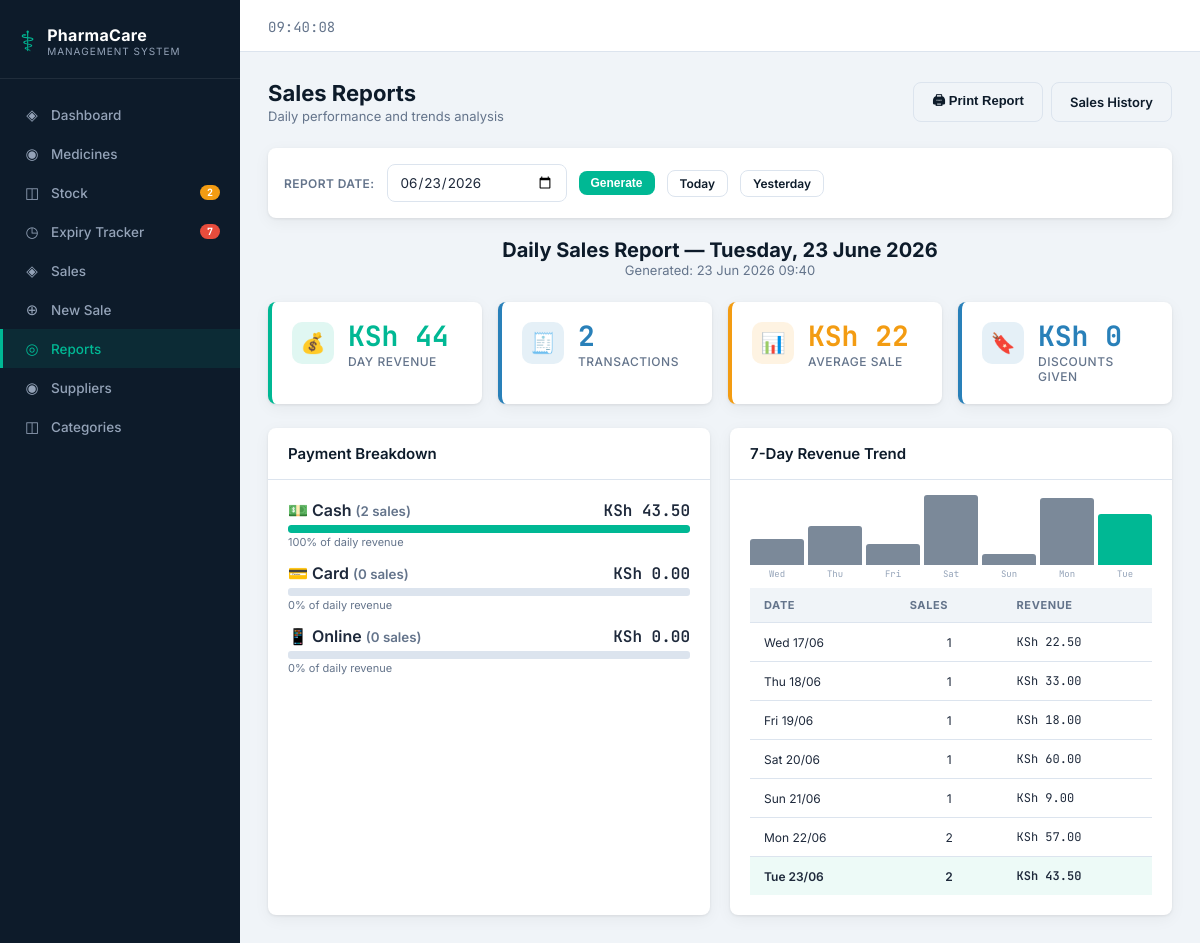
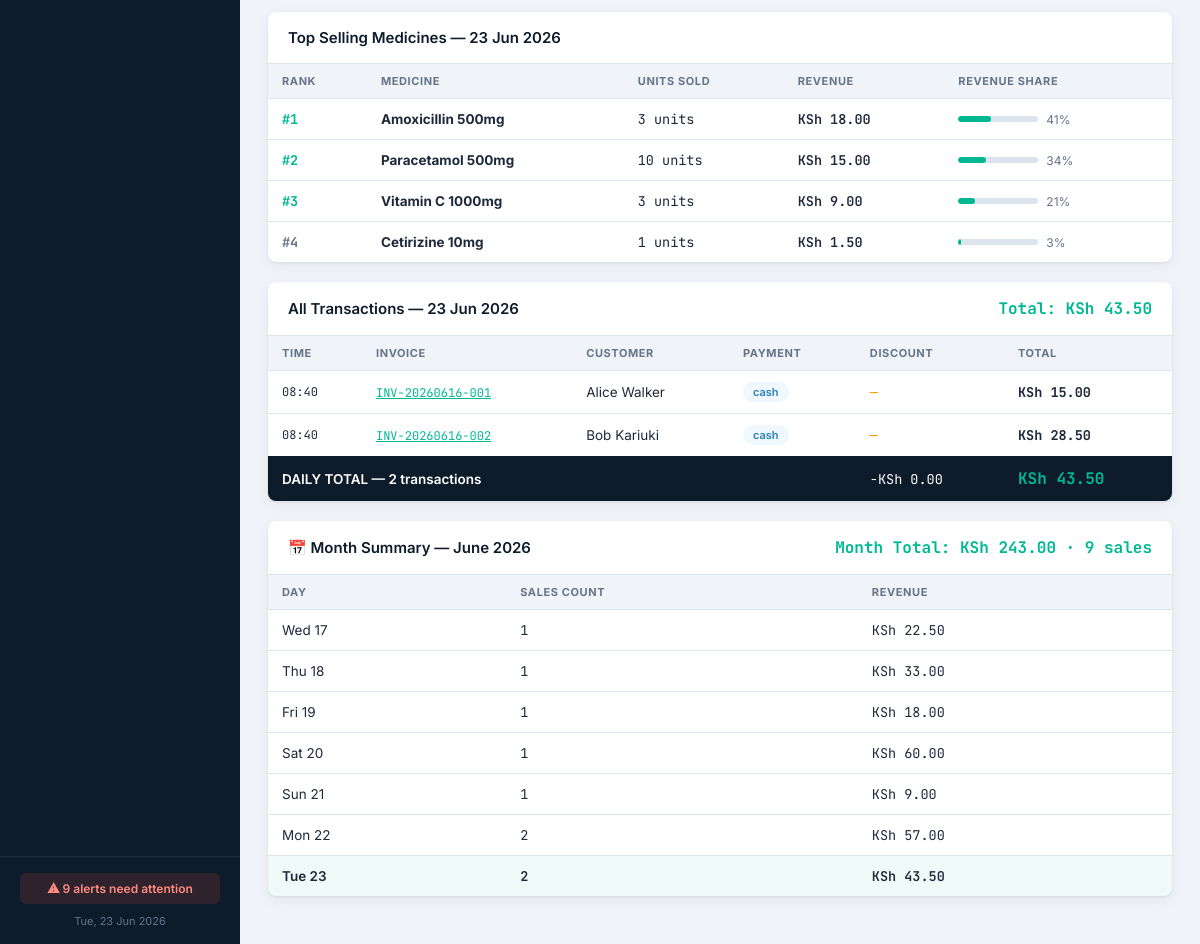
The app's page /reports.php with its own data (2 pictures, top to bottom).
### tables this page shows
CREATE TABLE IF NOT EXISTS sales (
    id INT AUTO_INCREMENT PRIMARY KEY,
    invoice_number VARCHAR(30) NOT NULL UNIQUE,
    customer_name VARCHAR(100) DEFAULT 'Walk-in Customer',
    customer_phone VARCHAR(20),
    total_amount DECIMAL(10,2) NOT NULL DEFAULT 0.00,
    discount DECIMAL(10,2) DEFAULT 0.00,
    paid_amount DECIMAL(10,2) DEFAULT 0.00,
    payment_method ENUM('cash','card','online') DEFAULT 'cash',
    sale_date TIMESTAMP DEFAULT CURRENT_TIMESTAMP,
    notes TEXT
);

### reports.php (the view, shortened to what this page needs)
<?php
require_once 'includes/header.php';
$db = getDB();
$date = $_GET['date'] ?? date('Y-m-d');
$daySales = $db->query("
  SELECT s.*
  FROM sales s WHERE DATE(s.sale_date)='$date'
  ORDER BY s.sale_date DESC
");
$daySummary = $db->query("
  SELECT COUNT(*) as cnt,
    COALESCE(SUM(total_amount),0) as revenue,
    COALESCE(SUM(discount),0) as discounts,
    COALESCE(AVG(total_amount),0) as avg_sale,
    SUM(payment_method='cash') as cash_cnt,
    SUM(payment_method='card') as card_cnt,
    SUM(payment_method='online') as online_cnt,
    COALESCE(SUM(CASE WHEN payment_method='cash' THEN total_amount END),0) as cash_rev,
    COALESCE(SUM(CASE WHEN payment_method='card' THEN total_amount END),0) as card_rev,
    COALESCE(SUM(CASE WHEN payment_method='online' THEN total_amount END),0) as online_rev
  FROM sales WHERE DATE(sale_date)='$date'
")->fetch_assoc();
$topMeds = $db->query("
  SELECT m.name, SUM(si.quantity) as total_qty, SUM(si.subtotal) as total_rev
  FROM sale_items si
  JOIN sales s ON s.id = si.sale_id
  JOIN medicines m ON m.id = si.medicine_id
  WHERE DATE(s.sale_date)='$date'
  GROUP BY m.id ORDER BY total_rev DESC LIMIT 10
");
$trend = $db->query("
  SELECT DATE(sale_date) as d,
    COUNT(*) as cnt,
    COALESCE(SUM(total_amount),0) as rev
  FROM sales
  WHERE sale_date >= DATE_SUB('$date', INTERVAL 6 DAY)
    AND sale_date <= DATE_ADD('$date', INTERVAL 1 DAY)
  GROUP BY DATE(sale_date)
  ORDER BY d
");
$trendData = []; while ($r = $trend->fetch_assoc()) $trendData[$r['d']] = $r;
$tMax = max(array_column($trendData, 'rev') ?: [1]);
$monthSummary = $db->query("
  SELECT
    DAY(sale_date) as day_num,
    COUNT(*) as cnt,
    SUM(total_amount) as rev
  FROM sales
  WHERE MONTH(sale_date)=MONTH('$date') AND YEAR(sale_date)=YEAR('$date')
  GROUP BY DAY(sale_date)
  ORDER BY day_num
");
$monthTotal = $db->query("SELECT COALESCE(SUM(total_amount),0) as t, COUNT(*) as c FROM sales WHERE MONTH(sale_date)=MONTH('$date') AND YEAR(sale_date)=YEAR('$date')")->fetch_assoc();
?>
<div class="page-header">
  <div>
    <div class="page-title">Sales Reports</div>
    <div class="page-subtitle">Daily performance and trends analysis</div>
  </div>
  <div style="display:flex;gap:8px">
    <button class="btn btn-outline no-print" onclick="window.print()">🖨 Print Report</button>
    <a href="sales.php" class="btn btn-outline no-print">Sales History</a>
  </div>
</div>
<div class="card no-print" style="margin-bottom:20px">
  <div class="card-body" style="padding:16px">
    <form method="GET" style="display:flex;gap:12px;align-items:center">
      <label style="font-weight:600;color:var(--text-mute)">Report Date:</label>
      <input type="date" name="date" value="<?= $date ?>" style="width:180px">
      <button type="submit" class="btn btn-primary btn-sm">Generate</button>
      <a href="reports.php?date=<?= date('Y-m-d') ?>" class="btn btn-outline btn-sm">Today</a>
      <a href="reports.php?date=<?= date('Y-m-d', strtotime('-1 day')) ?>" class="btn btn-outline btn-sm">Yesterday</a>
    </form>
  </div>
</div>
<div style="text-align:center;margin-bottom:24px">
  <div style="font-size:20px;font-weight:700;color:var(--navy)">
    Daily Sales Report — <?= date('l, d F Y', strtotime($date)) ?>
  </div>
  <div style="color:var(--text-mute);font-size:13px">Generated: <?= date('d M Y H:i') ?></div>
</div>
<div class="stats-grid" style="grid-template-columns:repeat(4,1fr)">
  <div class="stat-card emerald"><div class="stat-icon">💰</div>
    <div><div class="stat-value">KSh <?= number_format($daySummary['revenue'],0) ?></div><div class="stat-label">Day Revenue</div></div></div>
  <div class="stat-card info"><div class="stat-icon">🧾</div>
    <div><div class="stat-value"><?= (int)$daySummary['cnt'] ?></div><div class="stat-label">Transactions</div></div></div>
  <div class="stat-card warn"><div class="stat-icon">📊</div>
    <div><div class="stat-value">KSh <?= number_format($daySummary['avg_sale'],0) ?></div><div class="stat-label">Average Sale</div></div></div>
  <div class="stat-card info"><div class="stat-icon">🔖</div>
    <div><div class="stat-value">KSh <?= number_format($daySummary['discounts'],0) ?></div><div class="stat-label">Discounts Given</div></div></div>
</div>
<div style="display:grid;grid-template-columns:1fr 1fr;gap:20px;margin-bottom:20px">
  <div class="card">
    <div class="card-header"><div class="card-title">Payment Breakdown</div></div>
    <div class="card-body">
      <?php
      $methods = [
        'cash'   => ['icon'=>'💵','label'=>'Cash',  'cnt'=>$daySummary['cash_cnt'],  'rev'=>$daySummary['cash_rev']],
        'card'   => ['icon'=>'💳','label'=>'Card',  'cnt'=>$daySummary['card_cnt'],  'rev'=>$daySummary['card_rev']],
        'online' => ['icon'=>'📱','label'=>'Online','cnt'=>$daySummary['online_cnt'],'rev'=>$daySummary['online_rev']],
      ];
      foreach ($methods as $m):
        $pct = $daySummary['revenue'] > 0 ? round(($m['rev']/$daySummary['revenue'])*100) : 0;
      ?>
      <div style="margin-bottom:14px">
        <div style="display:flex;justify-content:space-between;margin-bottom:4px">
          <span style="font-weight:600"><?= $m['icon'] ?> <?= $m['label'] ?> <small style="color:var(--text-mute)">(<?= $m['cnt'] ?> sales)</small></span>
          <span style="font-family:var(--mono);font-weight:600">KSh <?= number_format($m['rev'],2) ?></span>
        </div>
        <div class="stock-bar" style="width:100%;height:8px">
          <div class="stock-bar-fill bar-ok" style="width:<?= $pct ?>%"></div>
        </div>
        <div style="font-size:11px;color:var(--text-mute);margin-top:2px"><?= $pct ?>% of daily revenue</div>
      </div>
      <?php endforeach; ?>
    </div>
  </div>
  <div class="card">
    <div class="card-header"><div class="card-title">7-Day Revenue Trend</div></div>
    <div class="card-body">
      <div class="mini-chart" style="height:80px">
        <?php for ($i = 6; $i >= 0; $i--):
          $d = date('Y-m-d', strtotime("$date -$i days"));
          $rev = $trendData[$d]['rev'] ?? 0;
          $cnt = $trendData[$d]['cnt'] ?? 0;
          $pct = $tMax > 0 ? max(3, round(($rev/$tMax)*70)) : 3;
          $isToday = $d === $date;
        ?>
        <div class="mini-bar-wrap">
          <div class="mini-bar" style="height:<?= $pct ?>px;opacity:<?= $isToday?1:.6 ?>;background:<?= $isToday?'var(--emerald)':'var(--navy-soft)' ?>" title="KSh <?= number_format($rev,0) ?> · <?= $cnt ?> sales"></div>
          <div class="mini-bar-label"><?= date('D', strtotime($d)) ?></div>
        </div>
        <?php endfor; ?>
      </div>
      <table style="font-size:12px;margin-top:8px">
        <thead><tr><th>Date</th><th>Sales</th><th>Revenue</th></tr></thead>
        <tbody>
        <?php for ($i=6; $i>=0; $i--):
          $d = date('Y-m-d', strtotime("$date -$i days"));
          $entry = $trendData[$d] ?? ['cnt'=>0,'rev'=>0];
        ?>
        <tr <?= $d===$date?'style="background:rgba(0,184,148,.07);font-weight:600"':'' ?>>
          <td><?= date('D d/m', strtotime($d)) ?></td>
          <td style="text-align:center"><?= $entry['cnt'] ?></td>
          <td style="font-family:var(--mono)">KSh <?= number_format($entry['rev'],2) ?></td>
        </tr>
        <?php endfor; ?>
        </tbody>
      </table>
    </div>
  </div>
</div>
<div class="card" style="margin-bottom:20px">
  <div class="card-header"><div class="card-title">Top Selling Medicines — <?= date('d M Y', strtotime($date)) ?></div></div>
  <div class="table-wrap">
    <table>
      <thead><tr><th>Rank</th><th>Medicine</th><th>Units Sold</th><th>Revenue</th><th>Revenue Share</th></tr></thead>
      <tbody>
      <?php $rank=0; while ($r = $topMeds->fetch_assoc()):
        $rank++;
        $share = $daySummary['revenue'] > 0 ? round(($r['total_rev']/$daySummary['revenue'])*100) : 0;
      ?>
      <tr>
        <td style="font-family:var(--mono);font-weight:700;color:<?= $rank<=3?'var(--emerald)':'var(--text-mute)' ?>">#<?= $rank ?></td>
        <td><strong><?= htmlspecialchars($r['name']) ?></strong></td>
        <td style="font-family:var(--mono)"><?= $r['total_qty'] ?> units</td>
        <td style="font-family:var(--mono);font-weight:600">KSh <?= number_format($r['total_rev'],2) ?></td>
        <td>
          <div style="display:flex;align-items:center;gap:8px">
            <div class="stock-bar" style="width:80px"><div class="stock-bar-fill bar-ok" style="width:<?= $share ?>%"></div></div>
            <span style="font-size:12px;color:var(--text-mute)"><?= $share ?>%</span>
          </div>
        </td>
      </tr>
      <?php endwhile; ?>
      </tbody>
    </table>
  </div>
</div>
<div class="card">
  <div class="card-header">
    <div class="card-title">All Transactions — <?= date('d M Y', strtotime($date)) ?></div>
    <div style="font-family:var(--mono);font-weight:700;color:var(--emerald)">Total: KSh <?= number_format($daySummary['revenue'],2) ?></div>
  </div>
  <div class="table-wrap">
    <table>
      <thead><tr><th>Time</th><th>Invoice</th><th>Customer</th><th>Payment</th><th>Discount</th><th>Total</th></tr></thead>
      <tbody>
      <?php
      $daySales->data_seek(0);
      $found = false;
      while ($r = $daySales->fetch_assoc()):
        $found = true;
      ?>
      <tr>
        <td style="font-family:var(--mono);font-size:12px"><?= date('H:i', strtotime($r['sale_date'])) ?></td>
        <td><a href="invoice.php?id=<?= $r['id'] ?>" style="color:var(--emerald);font-family:var(--mono);font-size:12px"><?= htmlspecialchars($r['invoice_number']) ?></a></td>
        <td><?= htmlspecialchars($r['customer_name']) ?></td>
        <td><span class="tag tag-info"><?= $r['payment_method'] ?></span></td>
        <td style="font-family:var(--mono);color:var(--warn)"><?= $r['discount']>0 ? 'KSh '.number_format($r['discount'],2) : '—' ?></td>
        <td style="font-family:var(--mono);font-weight:700">KSh <?= number_format($r['total_amount'],2) ?></td>
      </tr>
      <?php endwhile; ?>
      </tbody>
      <?php if ($found): ?>
      <tfoot>
        <tr style="background:var(--navy);color:white">
          <td colspan="4" style="padding:12px 14px;font-weight:600">DAILY TOTAL — <?= $daySummary['cnt'] ?> transactions</td>
          <td style="padding:12px 14px;font-family:var(--mono)">-KSh <?= number_format($daySummary['discounts'],2) ?></td>
          <td style="padding:12px 14px;font-family:var(--mono);font-size:16px;font-weight:700;color:var(--emerald)">KSh <?= number_format($daySummary['revenue'],2) ?></td>
        </tr>
      </tfoot>
      <?php endif; ?>
    </table>
  </div>
</div>
<div class="card">
  <div class="card-header">
    <div class="card-title">📅 Month Summary — <?= date('F Y', strtotime($date)) ?></div>
    <div style="font-family:var(--mono);font-weight:700;color:var(--emerald)">Month Total: KSh <?= number_format($monthTotal['t'],2) ?> · <?= $monthTotal['c'] ?> sales</div>
  </div>
  <div class="table-wrap">
    <table>
      <thead><tr><th>Day</th><th>Sales Count</th><th>Revenue</th></tr></thead>
      <tbody>
      <?php while ($r = $monthSummary->fetch_assoc()):
        $dayDate = date('Y-m', strtotime($date)) . '-' . str_pad($r['day_num'],2,'0',STR_PAD_LEFT);
      ?>
      <tr <?= $dayDate===$date?'style="background:rgba(0,184,148,.07);font-weight:600"':'' ?>>
        <td><?= date('D d', strtotime($dayDate)) ?></td>
        <td style="font-family:var(--mono)"><?= $r['cnt'] ?></td>
        <td style="font-family:var(--mono)">KSh <?= number_format($r['rev'],2) ?></td>
      </tr>
      <?php endwhile; ?>
      </tbody>
    </table>
  </div>
</div>
<?php require_once 'includes/footer.php'; ?>

### records on screen
sales: sale_date "08:40", invoice_number "INV-20260616-001", customer_name "Alice Walker", payment_method "cash", total_amount "15.00"
sales: sale_date "08:40", invoice_number "INV-20260616-002", customer_name "Bob Kariuki", payment_method "cash", total_amount "28.50"

### other values on screen
$lowStockAlerts "2"
$expiryAlerts+$expiredCount "7"
$totalAlerts "9"
$daySummary['revenue'] "44"
$daySummary['cnt'] "2"
$daySummary['avg_sale'] "22"
$daySummary['discounts'] "0"
$m['icon'] "💵"
$m['label'] "Cash"
$m['cnt'] "2"
$m['rev'] "43.50"
$pct "100"
$m['icon'] "💳"
$m['label'] "Card"
$m['cnt'] "0"
